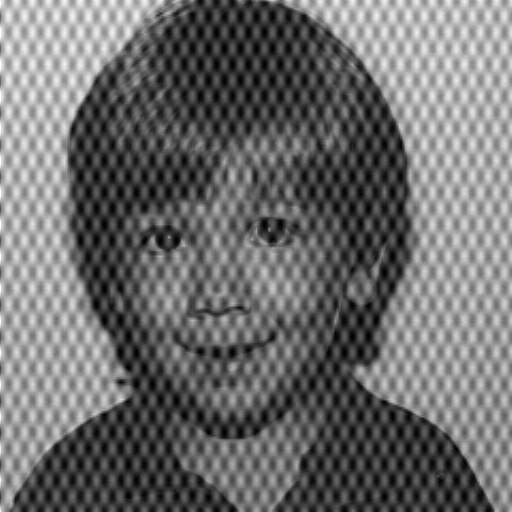
#> input picture P4/data_input/boy_noisy.pgm, 512 x 512 px
$ python Exp1.py
#> lines starting #> are read from the running program, lines starting #| are printed output that depends on the picture; long printed decimals are rounded
### P4/FFT.py
#
# Authors: Kevin Carlos and Aditya Sidher
# Details: This file contains the implementation for Experiment 2

from PIL import Image
import numpy as np
import math
import matplotlib.pyplot as plt

# [21 lines left out: function doubleImageSize, not called in this run]
    # newImage1.show()


# Iterate over all the rows and store it into pixels
def ApplyFFTRow(pixels, width, N, isign):
    for i in range(width):
        if(isign == -1): # Forward
            test2D = np.array(pixels)[i, 0:width] # set test2D equal to the pixel row of i
            test2D = np.insert(test2D, 0, 0.0)  # Add 0 in the front because we don't use data[0]
            test2D = fft(test2D, N, isign) # Do the fft on the current Row
            test2D = np.delete(test2D, 0) # Delete data[0]
            test2D = changeAmplitudeFrequency(test2D, N) # Move the entire 1-D array over by N
        elif(isign == 1): # Inverse
            test2D = np.array(pixels)[i, 0:width] # set test2D equal to the pixel row of i
            test2D = changeAmplitudeFrequency(test2D, N) # Move the entire 1-D array over by N
            test2D = np.insert(test2D, 0, 0.0)  # Add 0 in the front because we don't use data[0]
            test2D = fft(test2D/N, N, 1) # Do the Inverse fft on the current Row
            test2D = np.delete(test2D, 0) # Delete data[0]
        else:
            print("Error isign can only be 1 or -1, exiting.")
            break

        # Now place test2D into the current row of pixels
        for j in range(width):
            pixels[i][j] = test2D[j]

    return pixels

# Iterate over all the columns and store it into pixels
def ApplyFFTCol(pixels, height, N, isign):
    for i in range(height):
        if(isign == -1): # Forward
            test2D = np.array(pixels)[0:height, i]
            test2D = np.insert(test2D, 0, 0.0)
            test2D = fft(test2D, N, isign)
            test2D = np.delete(test2D, 0)
            test2D = changeAmplitudeFrequency(test2D, N)
        elif(isign == 1): # Inverse
            test2D = np.array(pixels)[0:height, i]
            test2D = changeAmplitudeFrequency(test2D, N)
            test2D = np.insert(test2D, 0, 0.0)
            test2D = fft(test2D/N, N, isign)
            test2D = np.delete(test2D, 0)
        else:
            print("Error isign can only be 1 or -1, exiting.")
            break

        for j in range(height):
            pixels[j][i] = test2D[j]
    return pixels


# Fast Fourier Transform for Discrete 1-D Array
def fft(data, nn, isign):
    n = mmax = m = j = istep = i = 0.0
    wtemp = wr = wpr = wpi = wi = theta = 0.0
    tempr = tempi = float(0)

    n = nn << 1
    j = 1
    for i in range(1, n, 2):
        if(j > i):
            data = SWAP(data, j, i)
            data = SWAP(data, j+1, i+1)
        m = n >> 1
        while (m >= 2 and j > m):
            j -= m
            m = m >> 1
        j += m
    mmax = 2
    while (n > mmax):
        istep = mmax << 1
        theta = isign * (6.28318530717959/mmax)
        wtemp = math.sin(0.5 * theta)
        wpr = -2.0 * wtemp * wtemp
        wpi = math.sin(theta)
        wr = 1.0
        wi = 0.0
        for m in range(1, mmax, 2): #start at 1 because 0 isn't used
            # m += 2
            for i in range(m, n + 1, istep):
                j = i + mmax
                tempr = (wr * data[j]) - (wi * data[j+1])
                tempi = wr * data[j+1] + wi * data[j]
                data[j] = data[i] - tempr
                data[j+1] = data[i+1] - tempi
                data[i] += tempr
                data[i+1] += tempi
            wtemp = wr
            wr = wr * wpr - wi * wpi + wr
            wi = wi * wpr + wtemp * wpi + wi


        mmax = istep
    return data

# Scale the image Linearly through min max values
def LinearScaleValues(img, maxVal, minVal, arrayImage, Height, Width):

    # find Min Max
    for rows in range(Height):
        for cols in range(Width):
            # find Min Max Values
            if (arrayImage[rows][cols] > maxVal):
                maxVal = arrayImage[rows][cols]
            if (arrayImage[rows][cols] < minVal):
                minVal = arrayImage[rows][cols]

    print(minVal, maxVal)
    scalar = 255 / maxVal
    scalar = round(scalar, 10)
    for rows in range(Height):
        for cols in range(Width):
            val = arrayImage[rows][cols]
            val = int(val * scalar)
            img.putpixel((cols, rows), val)
            arrayImage[rows][cols] = val

    return img

#Log Scale the images and then bring the values back in range from 0 - 255
# [14 lines left out: function LogScaleValues, not called in this run]

# Will Swap array[data1] with array[data2]
def SWAP(array, data1, data2):
    temp1 = array[data1]
    array[data1] = array[data2]
    array[data2] = temp1
    return array

# Translate to the center of the frequency in the spatial domain f(x)
def normalizeImage(array, Height, Width, N):
    for i in range(0,  Height, 1):
        for j in range(0, Width, 1):
            val = float(array[i][j] / N)
            array[i][j] = float(val)
    return array

# Translate to the center of the frequency in the Frequency domain F(u)
def changeAmplitudeFrequency(array, N):
    array = np.roll(array, N)
    return array

# get the Magnitude of the Fourier transform For Fun
# [24 lines left out: functions getMagnitude, generateImg, not called in this run]

### P4/Exp1.py
from PIL import Image
import numpy as np
import math
import matplotlib.pyplot as plt
from FFT import *


def Experiment1():
  DFT2D()


# Does the FFT of a 2D image
def DFT2D():

    image = Image.open("./data_input/boy_noisy.pgm")
#> image is the input picture: PIL image 512x512 L; min 0, max 255, mean 109.4
    pixels = list(image.getdata())
#> pixels = 262144 items
    width, height = image.size
#> width = 512; height = 512
    newImage = Image.new("L", (width, height))
#> newImage: PIL image 512x512 L; every value is 0
    pixels = [pixels[i * width:(i + 1) * width] for i in range(height)]
#> pixels = 512 items

    # # N = height x width
    N = (newImage.size[0] + newImage.size[1]) // 4
#> N = 256
    print(N, width, height)
#| 256 512 512
    isign = -1
    pixels = normalizeImage(pixels, height, width, N)
#> after the loop in normalizeImage, `for i in range(0,  Height, 1):`: array = 512 items

    # Iterate over all the rows and store it into test2D
    pixels = ApplyFFTRow(pixels, width, N, isign)
#> the loop in ApplyFFTRow, `for i in range(width):` made 512 passes

    # Iterate over all the columns and store it into pixels
    pixels = ApplyFFTCol(pixels, height, N, isign)

    minVal = 1000000000000000000000000000
    maxVal = -101010100000000000000000000

    pixels = GBRF(pixels, 72, 6, width, height, False)


    # newImage = LinearScaleValues(newImage, maxVal, minVal, pixels, height, width)

    # newImage = LogScaleValues(newImage, maxVal, minVal, pixels, height, width)


    ################################## Do the reverse ##################################
    # Iterate over all the columns and store it into pixels
    pixels = ApplyFFTCol(pixels, height, N, 1)

    # Iterate over all the rows and store it into test2D
    pixels = ApplyFFTRow(pixels, width, N, 1)

    # pixels = changeAmplitudeSpatial(pixels, height, width, N, 1)
    newImage = LinearScaleValues(newImage, maxVal, minVal, pixels, height, width)


    # [10 lines of commented-out code are left out]


    newImage.save("./data_output/New_noisy_boy.png")
    # newImage1.save("./data_output/GaussianRadius.png")


def GBRF(array, C0, W, Width, Height, PassReject=True):
    # center = 128 # math.sqrt((Width//2)**2 + (Height//2)**2)
    # newArray = array

#> called with C0 = 72, W = 6, Width = 512, Height = 512, PassReject = False
    for i in range(Width):
      for j in range(Height):
        distanceToCenter = math.sqrt((i - (Width//2))**2 + (j - (Height//2))**2)
        # print(distanceToCenter, i, j, ((i - (Width//2))**2), ((j - (Height//2))**2))
        # print(distanceToCenter)

        # Gaussian Band Reject Filtering
        H = 1 - math.e**(-( (distanceToCenter - C0)**2 / (W)**2 )**2)

        # Band Pass = H_bp(u,v) = 1 - H_br
        if PassReject is True:
          H = 1 - H

        array[i][j] = array[i][j] * H
    return array

Experiment1()
#| 0.1191 0.8757
#> after the loop in LinearScaleValues, `for rows in range(Height):`:
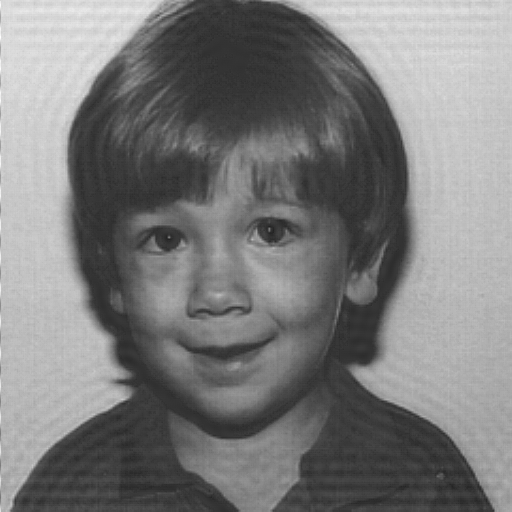
#> img: PIL image 512x512 L; min 34, max 255, mean 124
